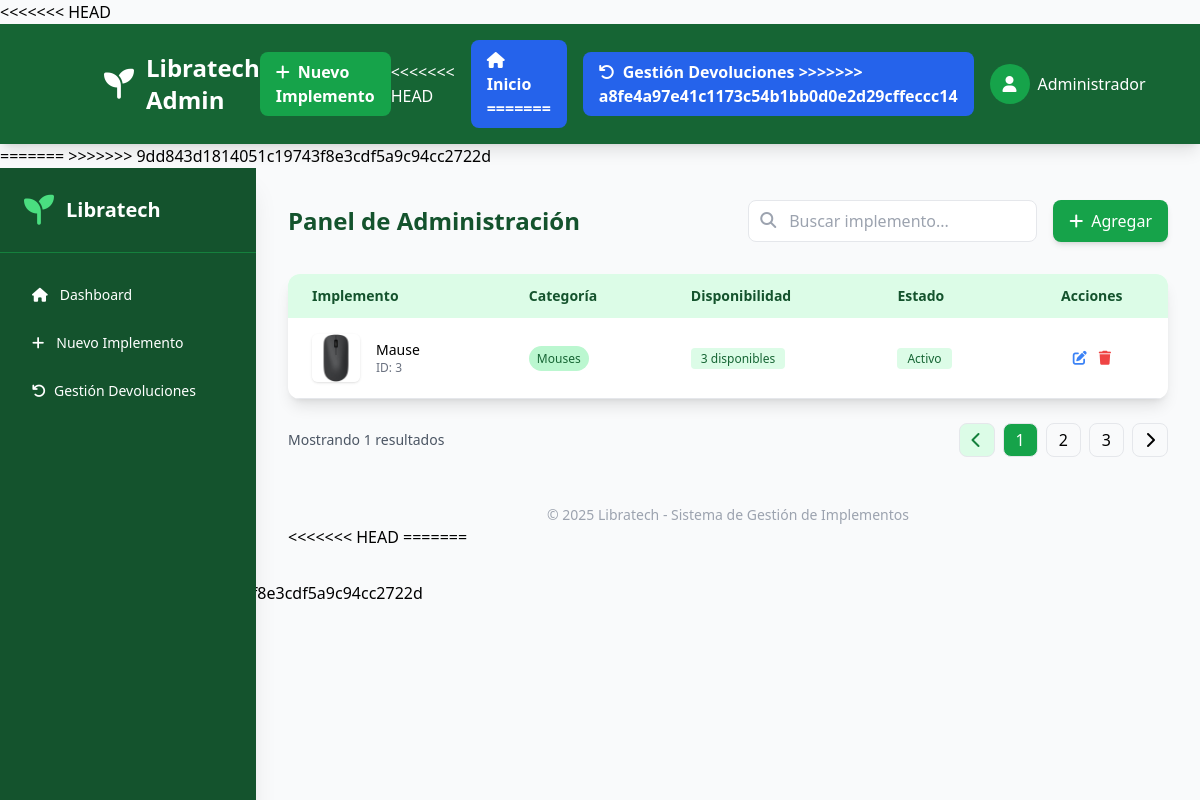
/admin/admin/catalogo, run on an earlier commit of the app's database.
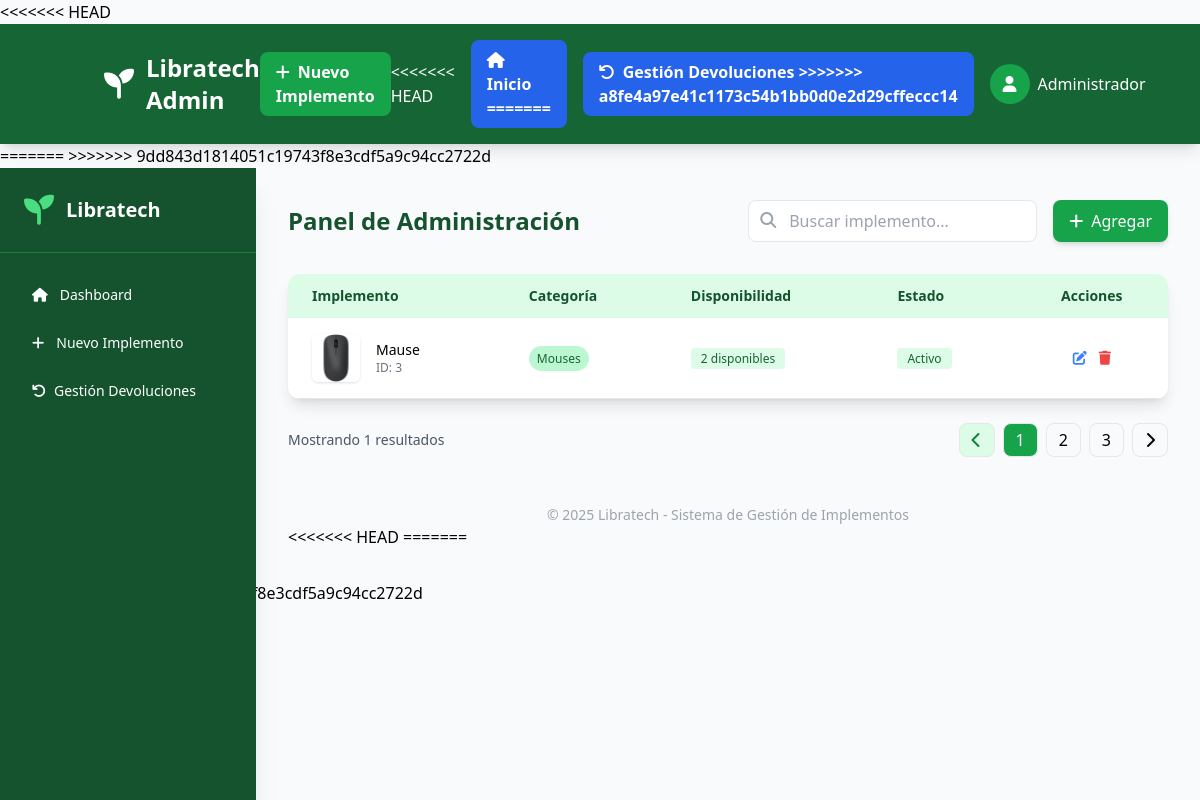
And on a later commit of the database.
### tables this page shows
CREATE TABLE catalogo (
                id INTEGER PRIMARY KEY AUTOINCREMENT,
                implemento TEXT NOT NULL,
                descripcion TEXT NOT NULL,
                disponibilidad INTEGER NOT NULL,
                imagen_url TEXT,
                categoria TEXT,
                created_at TIMESTAMP DEFAULT CURRENT_TIMESTAMP
            );

### routes/admin.py (the view)
@admin_bp.route('/admin/catalogo')
def ver_catalogo():
    conn = get_db_connection()
    implementos = conn.execute('SELECT * FROM catalogo ORDER BY id DESC').fetchall()
    conn.close()
    return render_template('admin/panel_administrador.html', implementos=implementos)

### app.py (called while the page is built)
@app.context_processor
def inject_user():
    return dict(
        current_user={
            'id': session.get('user_id'),
            'nombre': session.get('user_nombre'),
            'email': session.get('user_email'),
            'is_authenticated': 'user_id' in session
        }
    )

### utils/db.py (called while the page is built)
def get_db_connection():
    conn = sqlite3.connect('models/database.db')
    conn.row_factory = sqlite3.Row
    return conn

### templates/admin/panel_administrador.html (shortened to what the changed rows need)
<!DOCTYPE html>
<html lang="es">
<head>
  <script src="https://cdn.tailwindcss.com"></script>
  <link rel="stylesheet" href="https://cdnjs.cloudflare.com/ajax/libs/font-awesome/6.4.0/css/all.min.css">
</head>
<body class="bg-gray-50 min-h-screen">
    <header class="bg-green-800 text-white shadow-lg">
        <div class="container mx-auto px-4 py-4 flex justify-between items-center">
            <div class="flex items-center">
                <h1 class="text-2xl font-bold">Libratech Admin</h1>
            </div>
        </div>
    </header>
<body class="bg-gray-100 flex min-h-screen">
  <aside class="w-64 bg-green-900 text-white flex flex-col fixed h-full shadow-xl">
    <div class="p-6 flex items-center space-x-3 border-b border-green-700">
      <h2 class="text-xl font-bold">Libratech</h2>
    </div>
  </aside>
  <main class="flex-1 ml-64 p-8">
    <div class="flex justify-between items-center mb-8">
      <h1 class="text-2xl font-bold text-green-900">Panel de Administración</h1>
    </div>
    <div class="bg-white rounded-xl shadow-lg overflow-hidden">
      <table class="w-full text-sm">
        <thead class="bg-green-100 text-green-900">
          <tr>
            <th class="px-6 py-3 text-left">Implemento</th>
            <th class="px-6 py-3 text-left">Categoría</th>
            <th class="px-6 py-3 text-left">Disponibilidad</th>
            <th class="px-6 py-3 text-left">Estado</th>
            <th class="px-6 py-3 text-center">Acciones</th>
          </tr>
        </thead>
        <tbody>
          {% for implemento in implementos %}
          <tr class="border-b hover:bg-green-50 transition">
            <td class="px-6 py-4 flex items-center">
              {% if implemento['imagen_url'] %}
              <img src="{{ url_for('static', filename='uploads/' + implemento['imagen_url']) }}" alt="{{ implemento['implemento'] }}" class="w-12 h-12 rounded-md object-cover mr-4 shadow">
              {% else %}
              <div class="w-12 h-12 rounded-md bg-gray-100 flex items-center justify-center mr-4">
                <i class="fas fa-box text-gray-400"></i>
              </div>
              {% endif %}
              <div>
                <p class="font-medium">{{ implemento['implemento'] }}</p>
                <p class="text-xs text-gray-500">ID: {{ implemento['id'] }}</p>
              </div>
            </td>
            <td class="px-6 py-4">
              <span class="px-2 py-1 bg-green-200 text-green-800 text-xs font-medium rounded-full capitalize">
                {{ implemento['categoria'] }}
              </span>
            </td>
            <td class="px-6 py-4">
              {% if implemento['disponibilidad'] > 0 %}
              <span class="bg-green-100 text-green-800 text-xs font-medium px-2.5 py-0.5 rounded">
                {{ implemento['disponibilidad'] }} disponibles
              </span>
              {% else %}
              <span class="bg-red-100 text-red-800 text-xs font-medium px-2.5 py-0.5 rounded">
                Agotado
              </span>
              {% endif %}
            </td>
            <td class="px-6 py-4">
              <span class="bg-green-100 text-green-800 text-xs font-medium px-2.5 py-0.5 rounded">Activo</span>
            </td>
            <td class="px-6 py-4">
              <div class="flex justify-center space-x-3">
                <a href="{{ url_for('admin.editar_implemento', id=implemento['id']) }}" class="text-blue-500 hover:text-blue-700">
                  <i class="fas fa-edit"></i>
                </a>
                <form action="{{ url_for('admin.eliminar_implemento', id=implemento['id']) }}" method="POST" onsubmit="return confirm('¿Está seguro de que desea eliminar este implemento?');">
                  <button type="submit" class="text-red-500 hover:text-red-700">
                    <i class="fas fa-trash"></i>
                  </button>
                </form>
              </div>
            </td>
          </tr>
          {% endfor %}
        </tbody>
      </table>
    </div>
  </main>
</body>
</html>

What changed in the data, as far as the page shows it:
changed catalogo "Mause": disponibilidad "3" → "2"
